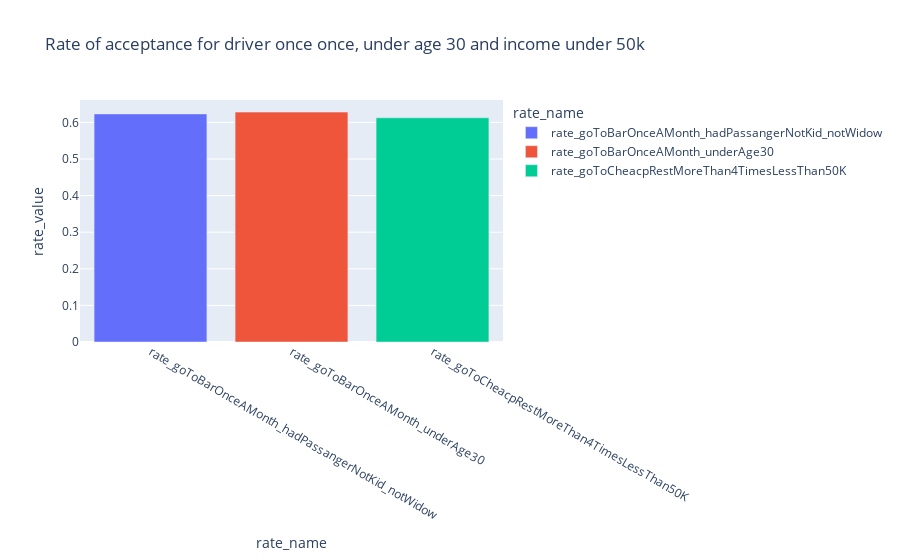

Here is the notebook cell this chart was saved with:
### Markdown cell above
6. Compare the acceptance rates between those drivers who:

- go to bars more than once a month, had passengers that were not a kid, and were not widowed *OR*
- go to bars more than once a month and are under the age of 30 *OR*
- go to cheap restaurants more than 4 times a month and income is less than 50K.

### Code cell
#go to bars more than once a month, had passengers that were not a kid, and were not widowed *OR*
goToBarOnceAMonth_hadPassangerNotKid_notWidow = data.query('(maritalStatus != "Widowed" ) & (Bar in @more_than_once)& (passanger in @not_a_kid) & (Y == 1)')[['Bar']].count().iloc[0]
goToBarOnceAMonth_hadPassangerNotKid_notWidowAll = data.query('(maritalStatus != "Widowed" ) & (Bar in @more_than_once)& (passanger in @not_a_kid)')[['Bar']].count().iloc[0]
rate_goToBarOnceAMonth_hadPassangerNotKid_notWidow = goToBarOnceAMonth_hadPassangerNotKid_notWidow/goToBarOnceAMonth_hadPassangerNotKid_notWidowAll

#go to bars more than once a month and are under the age of 30 *OR*
data[['age']].value_counts()
under30 = ['21','26','below21' ]
goToBarOnceAMonth_underAge30 = data.query('(Bar in @more_than_once) & (age in @under30) & Y ==1')[['Bar']].count().iloc[0]
goToBarOnceAMonth_underAge30All = data.query('(Bar in @more_than_once) & (age in @under30)')[['Bar']].count().iloc[0]
rate_goToBarOnceAMonth_underAge30 = goToBarOnceAMonth_underAge30/goToBarOnceAMonth_underAge30All

#go to cheap restaurants more than 4 times a month and income is less than 50K. 
cheapRestaurantMoreThan4Times = ['4~8','gt8']
incomeLessthan50K = ['$25000 - $37499', '$37500 - $49999']
goToCheacpRestMoreThan4TimesLessThan50K = data.query('(RestaurantLessThan20 in @cheapRestaurantMoreThan4Times) & (income in @incomeLessthan50K) & Y ==1').count().iloc[0]
goToCheacpRestMoreThan4TimesLessThan50KAll = data.query('(RestaurantLessThan20 in @cheapRestaurantMoreThan4Times) & (income in @incomeLessthan50K)').count().iloc[0]
rate_goToCheacpRestMoreThan4TimesLessThan50K = goToCheacpRestMoreThan4TimesLessThan50K/goToCheacpRestMoreThan4TimesLessThan50KAll


df2 = pd.DataFrame({'rate_name':['rate_goToBarOnceAMonth_hadPassangerNotKid_notWidow','rate_goToBarOnceAMonth_underAge30','rate_goToCheacpRestMoreThan4TimesLessThan50K']
                   ,'rate_value':[rate_goToBarOnceAMonth_hadPassangerNotKid_notWidow,rate_goToBarOnceAMonth_underAge30,rate_goToCheacpRestMoreThan4TimesLessThan50K]
                  })
fig = px.bar(df2, x="rate_name",y = 'rate_value',color = 'rate_name', title= "Rate of acceptance for driver once once, under age 30 and income under 50k")
fig.update_layout(bargap=0.2)
fig.show()

### Figure 1 — Plotly figure (JSON) as saved in the notebook; plotly's stock layout.template omitted (floating-point values rounded to 4 significant figures)
{"data": [{"alignmentgroup": "True", "hovertemplate": "rate_name=%{x}<br>rate_value=%{y}<extra></extra>", "legendgroup": "rate_goToBarOnceAMonth_hadPassangerNotKid_notWidow", "marker": {"color": "#636efa", "pattern": {"shape": ""}}, "name": "rate_goToBarOnceAMonth_hadPassangerNotKid_notWidow", "offsetgroup": "rate_goToBarOnceAMonth_hadPassangerNotKid_notWidow", "orientation": "v", "showlegend": true, "textposition": "auto", "type": "bar", "x": ["rate_goToBarOnceAMonth_hadPassangerNotKid_notWidow"], "xaxis": "x", "y": [0.6231], "yaxis": "y"}, {"alignmentgroup": "True", "hovertemplate": "rate_name=%{x}<br>rate_value=%{y}<extra></extra>", "legendgroup": "rate_goToBarOnceAMonth_underAge30", "marker": {"color": "#EF553B", "pattern": {"shape": ""}}, "name": "rate_goToBarOnceAMonth_underAge30", "offsetgroup": "rate_goToBarOnceAMonth_underAge30", "orientation": "v", "showlegend": true, "textposition": "auto", "type": "bar", "x": ["rate_goToBarOnceAMonth_underAge30"], "xaxis": "x", "y": [0.6281], "yaxis": "y"}, {"alignmentgroup": "True", "hovertemplate": "rate_name=%{x}<br>rate_value=%{y}<extra></extra>", "legendgroup": "rate_goToCheacpRestMoreThan4TimesLessThan50K", "marker": {"color": "#00cc96", "pattern": {"shape": ""}}, "name": "rate_goToCheacpRestMoreThan4TimesLessThan50K", "offsetgroup": "rate_goToCheacpRestMoreThan4TimesLessThan50K", "orientation": "v", "showlegend": true, "textposition": "auto", "type": "bar", "x": ["rate_goToCheacpRestMoreThan4TimesLessThan50K"], "xaxis": "x", "y": [0.6126], "yaxis": "y"}], "layout": {"bargap": 0.2, "barmode": "relative", "legend": {"title": {"text": "rate_name"}, "tracegroupgap": 0}, "title": {"text": "Rate of acceptance for driver once once, under age 30 and income under 50k"}, "xaxis": {"anchor": "y", "categoryarray": ["rate_goToBarOnceAMonth_hadPassangerNotKid_notWidow", "rate_goToBarOnceAMonth_underAge30", "rate_goToCheacpRestMoreThan4TimesLessThan50K"], "categoryorder": "array", "domain": [0, 1], "title": {"text": "rate_name"}}, "yaxis": {"anchor": "x", "domain": [0, 1], "title": {"text": "rate_value"}}}}
